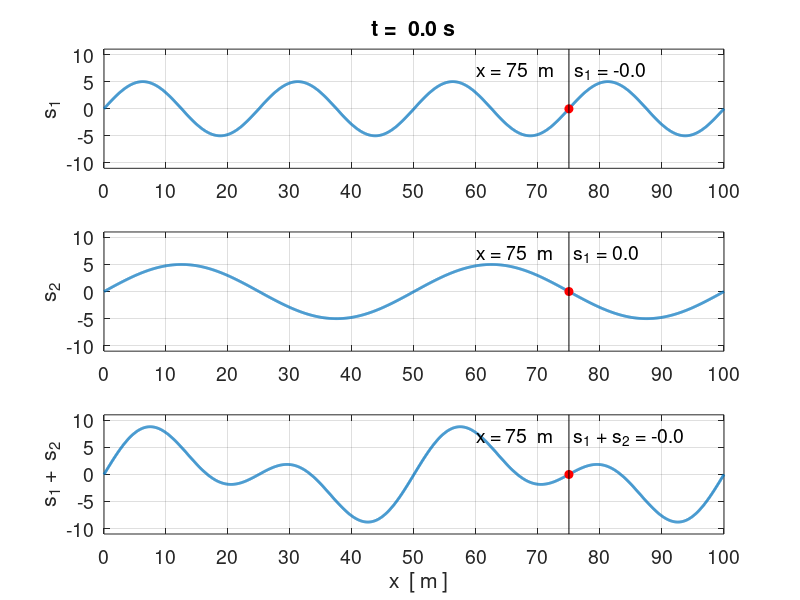

The MATLAB script that drew this image: (Note: this script raises an error after producing the figure.)
% wm_super01.m


% Animation of the motion can be saved as an animated gif
%   Superposition Principle and Interference

% Ian Cooper
% School of Physics, University of Sydney
% email: ian.cooper@sydney.edu.au
% http://www.physics.usyd.edu.au/teach_res/mp/mphome.htm
% 170604

clear all
close all
clc

% =======================================================================
%    Setup for saving images (im) 
% ======================================================================
% flag: 0 animated gif NOT saved or 1 saved /  file name
   f_gif = 1;
   ag_name = 'ag_wm_super03.gif';
% Delay in seconds before displaying the next image  
   delay = 0.25;  
% Frame counter start
   nt = 1; 


% INPUTS ================================================================

% Speed of propagation / Period T / Wavelength L / amplitudes A
   v = 2.0;   
   L1 = 25;     L2 = 50;
   T1 = L1/v;   T2 = L2/v;
   A1 = 5;    A2 = 5;
   
% Time t and position x   
   tMax = 2*T1;
   xMax = 100;

   Nt = 200;
   Nx = 2000;

   t = linspace(0,tMax,Nt);
   x = linspace(0,xMax,Nx);

   w1 = 2*pi/T1;  w2 = 2*pi/T2;
   k1 = 2*pi/L1;  k2 = 2*pi/L2;

   s1 = zeros(Nt,Nx);   s2 = zeros(Nt,Nx);
for c = 1 : Nt
   s1(c,:) = A1 .* sin(k1.* x - w1.*t(c));
   s2(c,:)=  A2 .* sin(k2.* x + w2.*t(c));
end


figure(1)
   pos = [0.1 0.1 0.4 0.5];
   set(gcf,'Units','normalized');
   set(gcf,'Position',pos);
   set(gca,'fontsize',14);
   
for c = 1 : 1 :  Nt
    
xP = x;  yP = s1(c,:);  % 111111111111111111111111111111111111111111111
subplot(3,1,1)
  hold off
  plot(xP,yP,'lineWidth',2);
  grid on
  axis([0 xMax -11 11]);
  hold on
  xP = x(1500); yP = s1(c,1500);
  hPlot = plot(xP,yP,'ro');
  set(hPlot,'MarkerFaceColor','r');
  xP = [x(1500) x(1500)];  yP = [-11 11]; 
  plot(xP,yP,'k');
  t1 = 't =  ';
  t2 = num2str(t(c), '%2.1f\n');
  t3 = ' s';
  tm = [t1 t2 t3];
  title(tm);
  ylabel('s_1');
  set(gca,'fontsize',14);
  t0 = 'x = 75  m    ';
  t1 = 's_1 = ';
  t2 = num2str(s1(c,1500),'%2.1f\n');
  tm = [t0 t1 t2];
  text(60,7,tm,'fontsize',14);
  set(gca,'xTick',0:10:100);  
  set(gca,'yTick',-10:5:10);   
   
xP = x;  yP = s2(c,:);  % 22222222222222222222222222222222222222222222
subplot(3,1,2)
  hold off
  plot(xP,yP,'lineWidth',2);
  grid on
  axis([0 xMax -11 11]);
  hold on
  xP = x(1500); yP = s2(c,1500);
  hPlot = plot(xP,yP,'ro');
  set(hPlot,'MarkerFaceColor','r');
  xP = [x(1500) x(1500)];  yP = [-11 11]; 
  plot(xP,yP,'k');
  ylabel('s_2');
  set(gca,'fontsize',14);
  t0 = 'x = 75  m    ';
  t1 = 's_1 = ';
  t2 = num2str(s2(c,1500),'%2.1f\n');
  tm = [t0 t1 t2];
  text(60,7,tm,'fontsize',14);
  set(gca,'xTick',0:10:100);
  set(gca,'yTick',-10:5:10);
  
  xP = x;  yP = s1(c,:) + s2(c,:);   % 333333333333333333333333333333333
  subplot(3,1,3);
    hold off
   plot(xP,yP,'lineWidth',2);
   grid on
   axis([0 xMax -11 11]);
   hold on
   xP = x(1500); yP = s1(c,1500)+s2(c,1500);
  hPlot = plot(xP,yP,'ro');
  set(hPlot,'MarkerFaceColor','r');
   xP = [x(1500) x(1500)];  yP = [-11 11]; 
   plot(xP,yP,'k');
   xlabel('  x  [ m ]');
   ylabel('s_1 +  s_2');
   set(gca,'fontsize',14);
   t0 = 'x = 75  m    ';
   t1 = 's_1 + s_2 = ';
   t2 = num2str(s1(c,1500)+s2(c,1500),'%2.1f\n');
   tm = [t0 t1 t2];
   text(60,7,tm,'fontsize',14);
   set(gca,'xTick',0:10:100);
   set(gca,'yTick',-10:5:10);
  
   pause(0.01)

  if f_gif > 0 
       frame = getframe(1);
       im = frame2im(frame);
       [imind,cm] = rgb2ind(im,256);
     %  On the first loop, create the file. In subsequent loops, append.
       if nt == 1
          imwrite(imind,cm,ag_name,'gif','DelayTime',delay,'loopcount',inf);
       else
         imwrite(imind,cm,ag_name,'gif','DelayTime',delay,'writemode','append');
       end
       nt = nt+1;
  end
   
end
